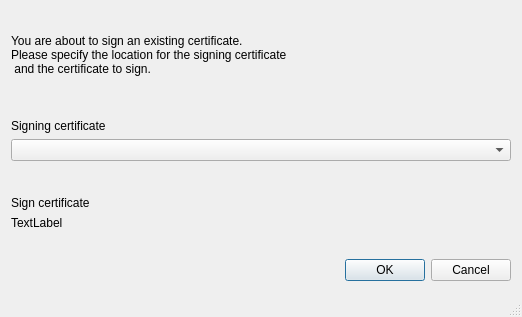
<?xml version="1.0" encoding="UTF-8"?>
<ui version="4.0">
 <class>SignAssistant</class>
 <widget class="QDialog" name="SignAssistant">
  <property name="geometry">
   <rect>
    <x>0</x>
    <y>0</y>
    <width>522</width>
    <height>317</height>
   </rect>
  </property>
  <property name="sizePolicy">
   <sizepolicy hsizetype="Preferred" vsizetype="Preferred">
    <horstretch>0</horstretch>
    <verstretch>0</verstretch>
   </sizepolicy>
  </property>
  <property name="windowTitle">
   <string>Sign Certificate</string>
  </property>
  <property name="sizeGripEnabled">
   <bool>true</bool>
  </property>
  <property name="modal">
   <bool>true</bool>
  </property>
  <layout class="QVBoxLayout" name="verticalLayout">
   <item>
    <widget class="QLabel" name="description">
     <property name="sizePolicy">
      <sizepolicy hsizetype="Preferred" vsizetype="Fixed">
       <horstretch>0</horstretch>
       <verstretch>0</verstretch>
      </sizepolicy>
     </property>
     <property name="text">
      <string>You are about to sign an existing certificate.
Please specify the location for the signing certificate
 and the certificate to sign.
                </string>
     </property>
     <property name="scaledContents">
      <bool>false</bool>
     </property>
     <property name="alignment">
      <set>Qt::AlignJustify|Qt::AlignTop</set>
     </property>
    </widget>
   </item>
   <item>
    <widget class="QWidget" name="widget_signing_location" native="true">
     <property name="sizePolicy">
      <sizepolicy hsizetype="Preferred" vsizetype="Fixed">
       <horstretch>0</horstretch>
       <verstretch>0</verstretch>
      </sizepolicy>
     </property>
     <layout class="QVBoxLayout" name="verticalLayout_2">
      <property name="leftMargin">
       <number>0</number>
      </property>
      <property name="topMargin">
       <number>0</number>
      </property>
      <property name="rightMargin">
       <number>0</number>
      </property>
      <property name="bottomMargin">
       <number>0</number>
      </property>
      <item>
       <widget class="QLabel" name="signing_label">
        <property name="sizePolicy">
         <sizepolicy hsizetype="Preferred" vsizetype="Minimum">
          <horstretch>0</horstretch>
          <verstretch>0</verstretch>
         </sizepolicy>
        </property>
        <property name="text">
         <string>Signing certificate</string>
        </property>
        <property name="alignment">
         <set>Qt::AlignBottom|Qt::AlignLeading|Qt::AlignLeft</set>
        </property>
       </widget>
      </item>
      <item>
       <widget class="QComboBox" name="signing_input"/>
      </item>
      <item>
       <widget class="QWidget" name="widget_signing" native="true">
        <property name="sizePolicy">
         <sizepolicy hsizetype="Preferred" vsizetype="Minimum">
          <horstretch>0</horstretch>
          <verstretch>0</verstretch>
         </sizepolicy>
        </property>
        <layout class="QHBoxLayout" name="horizontalLayout">
         <property name="leftMargin">
          <number>0</number>
         </property>
         <property name="topMargin">
          <number>0</number>
         </property>
         <property name="rightMargin">
          <number>0</number>
         </property>
         <property name="bottomMargin">
          <number>0</number>
         </property>
        </layout>
       </widget>
      </item>
     </layout>
    </widget>
   </item>
   <item>
    <widget class="QWidget" name="widget_sign_location" native="true">
     <property name="sizePolicy">
      <sizepolicy hsizetype="Preferred" vsizetype="Fixed">
       <horstretch>0</horstretch>
       <verstretch>0</verstretch>
      </sizepolicy>
     </property>
     <layout class="QVBoxLayout" name="verticalLayout_4">
      <property name="leftMargin">
       <number>0</number>
      </property>
      <property name="topMargin">
       <number>0</number>
      </property>
      <property name="rightMargin">
       <number>0</number>
      </property>
      <property name="bottomMargin">
       <number>0</number>
      </property>
      <item>
       <widget class="QLabel" name="sign_label">
        <property name="sizePolicy">
         <sizepolicy hsizetype="Preferred" vsizetype="Minimum">
          <horstretch>0</horstretch>
          <verstretch>0</verstretch>
         </sizepolicy>
        </property>
        <property name="text">
         <string>Sign certificate</string>
        </property>
        <property name="alignment">
         <set>Qt::AlignBottom|Qt::AlignLeading|Qt::AlignLeft</set>
        </property>
       </widget>
      </item>
      <item>
       <widget class="QLabel" name="sign_certificate">
        <property name="text">
         <string>TextLabel</string>
        </property>
       </widget>
      </item>
     </layout>
    </widget>
   </item>
   <item>
    <widget class="QDialogButtonBox" name="buttonBox">
     <property name="orientation">
      <enum>Qt::Horizontal</enum>
     </property>
     <property name="standardButtons">
      <set>QDialogButtonBox::Cancel|QDialogButtonBox::Ok</set>
     </property>
     <property name="centerButtons">
      <bool>false</bool>
     </property>
    </widget>
   </item>
  </layout>
 </widget>
 <resources/>
 <connections>
  <connection>
   <sender>buttonBox</sender>
   <signal>accepted()</signal>
   <receiver>SignAssistant</receiver>
   <slot>accept()</slot>
   <hints>
    <hint type="sourcelabel">
     <x>248</x>
     <y>254</y>
    </hint>
    <hint type="destinationlabel">
     <x>157</x>
     <y>274</y>
    </hint>
   </hints>
  </connection>
  <connection>
   <sender>buttonBox</sender>
   <signal>rejected()</signal>
   <receiver>SignAssistant</receiver>
   <slot>reject()</slot>
   <hints>
    <hint type="sourcelabel">
     <x>316</x>
     <y>260</y>
    </hint>
    <hint type="destinationlabel">
     <x>286</x>
     <y>274</y>
    </hint>
   </hints>
  </connection>
 </connections>
</ui>
